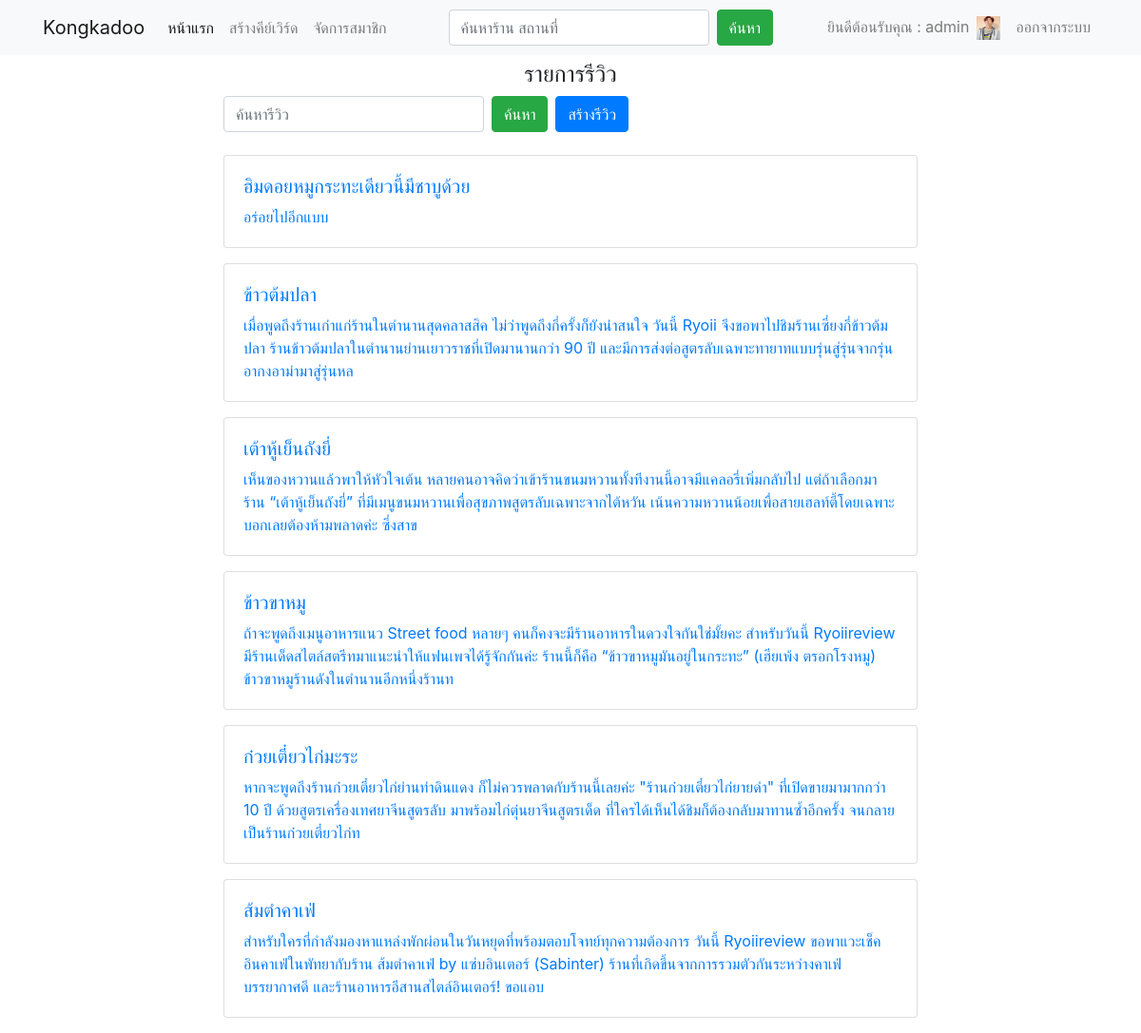
Before: /review.php (signed in) with the older database file.
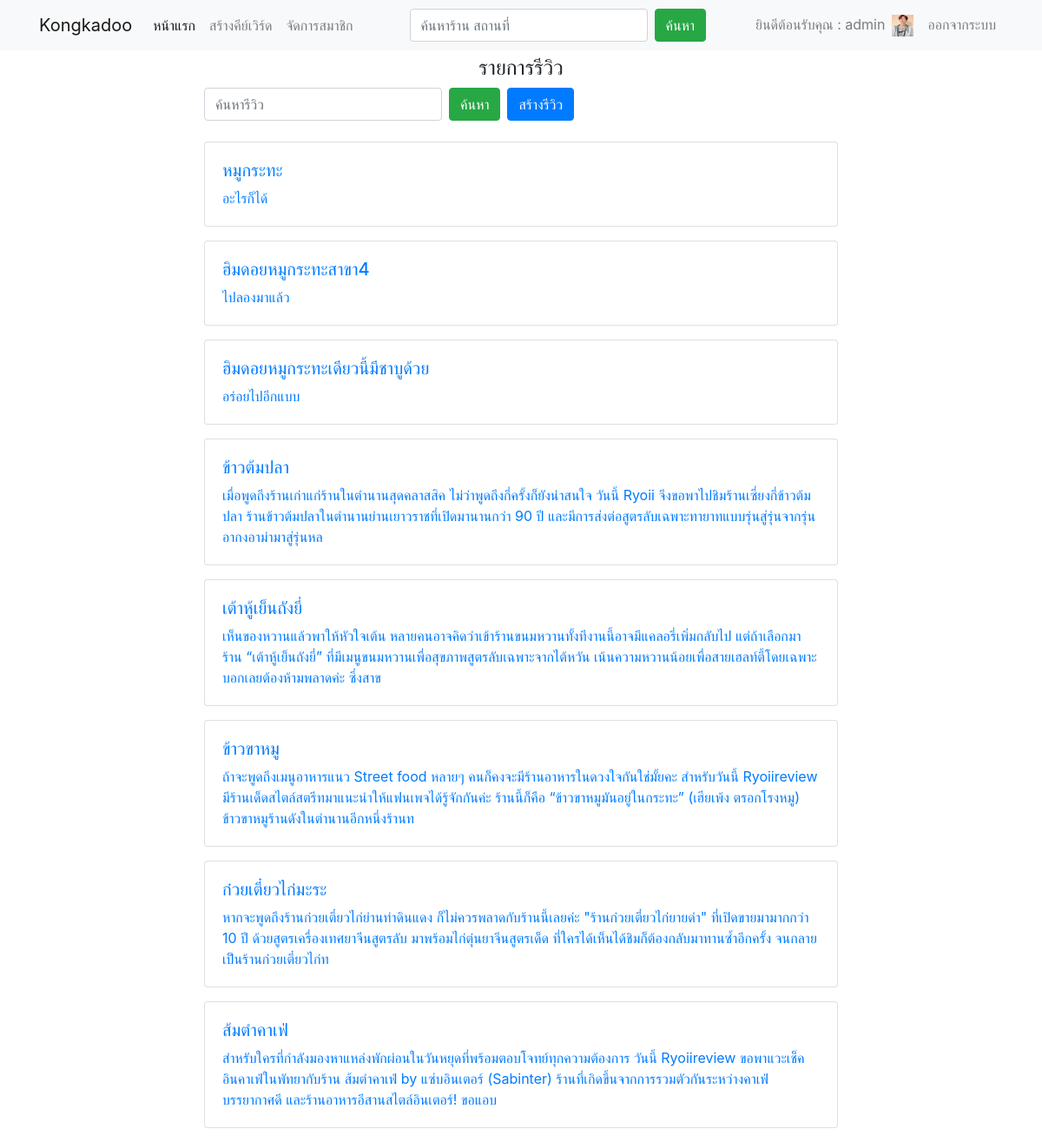
After: the same page with the newer database file.
### tables this page shows
CREATE TABLE `createreview` (
  `idcreatereview` int(11) NOT NULL,
  `crereview_topic` varchar(255) NOT NULL,
  `crereview_content` varchar(255) NOT NULL,
  `crereview_date` varchar(255) NOT NULL,
  `crereview_pic` varchar(255) NOT NULL,
  `crereview_username` varchar(255) NOT NULL
);

### review.php (the view, shortened to what this page needs)
<?php session_start();
$idusername = $_SESSION["idusername"];
include 'header.php';
if (isset($_POST['search'])) {
    $search = '%' . $_POST['search'] . '%';
    $sql = 'SELECT * from createreview where (crereview_topic LIKE"' . $search . '")';
    $sql .= 'or (crereview_content LIKE "' . $search . '")order by 	idcreatereview desc';
} else {
    $sql = 'SELECT * from createreview order by idcreatereview desc';
}
$result = mysql_query($sql) or die(mysql_error());
?>
<div class="container">
    <div class="row">
        <div class="col-sm col-md col-lg col-xl">
            <nav class="navbar navbar-expand-lg fixed-top navbar-light bg-light">
                <div class="container">
                    <a class="navbar-brand" href="index.php">Kongkadoo</a>
                    <div class="collapse navbar-collapse" id="navbarSupportedContent">
                        <ul class="navbar-nav mr-auto">
                            <li class="nav-item active">
                                <a class="nav-link" href="index.php">หน้าแรก <span class="sr-only">(current)</span></a>
                            </li>
                            <?php if ($idusername == "admin") {?>
                            <li class="nav-item">
                                <a class="nav-link" href="manage_shop.php">สร้างคีย์เวิร์ด </a>
                            </li>
                            <li class="nav-item">
                                <a class="nav-link" href="register_admin.php">จัดการสมาชิก </a>
                            </li>
                            <?php }?>
                        </ul>
                        <form id="formsearch" name="formsearch" method="post" action="search_file.php"
                            class="form-inline my-4 my-lg-0">
                            <input name="search" type="text" id="search" required class="form-control mr-sm-2"
                                placeholder="ค้นหาร้าน สถานที่" />
                            <button class="btn btn-success my-2 my-sm-0" type="submit">ค้นหา</button>
                        </form>
                        <ul class="navbar-nav ml-auto">
                            <?php if (isset($_SESSION['id'])) {?>
                            <li class="nav-item">
                                <span class="navbar-text">
                                    <?php echo "ยินดีต้อนรับคุณ : " . $_SESSION['fullname']; ?>
                                </span>
                            </li>
                            <li class="nav-item">
                                <a class="nav-link" href=""><img src="Image/<?php echo $_SESSION['pic']; ?>" alt=""
                                        width="25" height="25"> <span class="sr-only">(current)</span></a>
                            </li>
                            <li class="nav-item">
                                <a class="nav-link" href="logout.php">ออกจากระบบ </a>
                            </li>
                            <?php }?>
                        </ul>
                    </div>
                </div>
            </nav>
        </div>
    </div>
</div>
<br>
<br>
<H4 align='center'>รายการรีวิว</H4>
<div class="container">
    <div class="row">
        <div class=col-2></div>
        <div class=col-8>
            <form id="formsearch" name="formsearch" method="post" action="search_review_file.php"
                class="form-inline my-4 my-lg-0">
                <input name="search" type="text" id="search" required class="form-control mr-sm-2"
                    placeholder="ค้นหารีวิว" />
                <button class="btn btn-success my-2 my-sm-0 " type="submit">ค้นหา</button>
                <a class="btn btn-primary mx-2" href="manage_review.php" role="button">สร้างรีวิว</a>
            </form>
        </div>
    </div>
    <div class="row">
        <div class="col-2"></div>
        <div class="col-8">
            <br>
            <?php
while ($row = mysql_fetch_assoc($result)) {
    echo "<div class='card'>";
    echo "<div class='card-body text-white '>";
    echo "<H5 class='card-text'><a href='review_profile.php?idcreatereview=" . $row['idcreatereview'] . "'>" . $row['crereview_topic'] . "</a></H5>";
    echo "<p class='card-text'><a href='review_profile.php?idcreatereview=" . $row['idcreatereview'] . "'>" . $row['crereview_content'] . "</a></p>";
    echo "</div>";
    echo "</div>";
}
?>
        </div>
    </div>
</div>
<?php include 'footer.php';?>

Changed rows visible on the page:
added createreview: crereview_topic "หมูกระทะ", crereview_content "อะไรก็ได้"
added createreview: crereview_topic "ฮิมดอยหมูกระทะสาขา4", crereview_content "ไปลองมาแล้ว"
